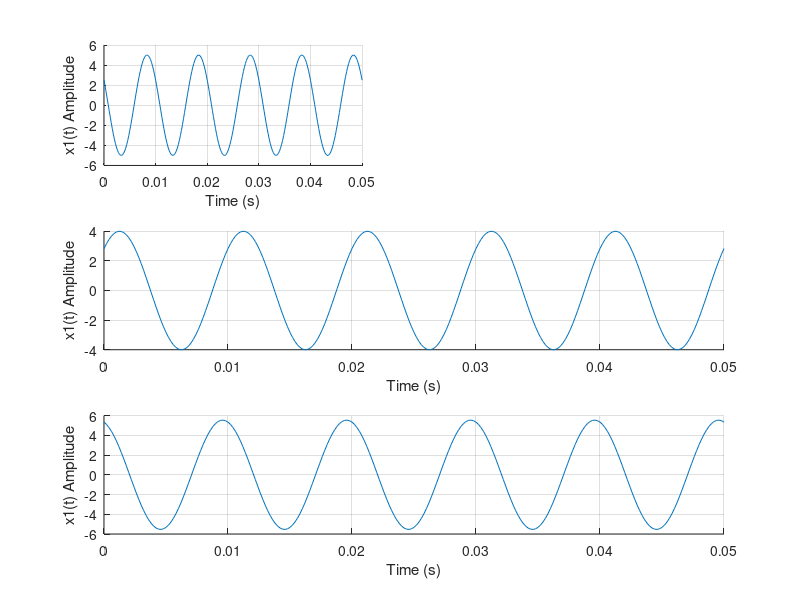
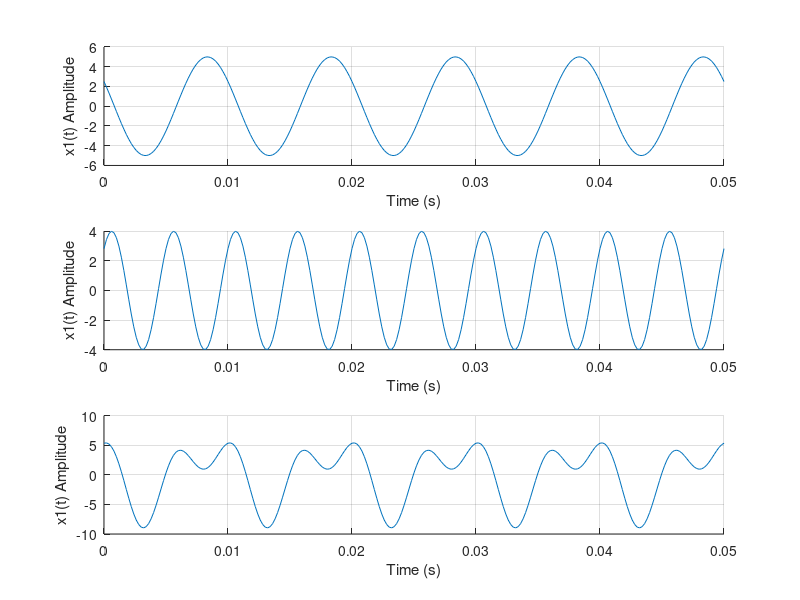

Source code (MATLAB) for these figures, in order:

%sinusoids of the same frequency

fs = 50*100;
Ts = 1/fs;
t = 0:Ts:5*(1/100);
x1 = 5*cos(2*pi*100*t+(pi/3));
x2 = 4*cos(2*pi*100*t-(pi/4));
x3 = x1 + x2;

%figures:
figure(1)
subplot(3,2,1)
h = plot(t, x1); box off; grid on;
xlabel("Time (s)");
ylabel("x1(t) Amplitude");

subplot(3,1,2)
h = plot(t, x2); box off; grid on;
xlabel("Time (s)");
ylabel("x1(t) Amplitude");

subplot(3,1,3)
h = plot(t, x3); box off; grid on;
xlabel("Time (s)");
ylabel("x1(t) Amplitude");

%sinusoids of the DIFFERENT frequency
fs = 50*100;
Ts = 1/fs;
t = 0:Ts:5*(1/100);
x1 = 5*cos(2*pi*100*t+(pi/3));
x2 = 4*cos(2*pi*200*t-(pi/4));
x3 = x1 + x2;

%figures:
figure(2)
subplot(3,1,1)
h = plot(t, x1); box off; grid on;
xlabel("Time (s)");
ylabel("x1(t) Amplitude");

subplot(3,1,2)
h = plot(t, x2); box off; grid on;
xlabel("Time (s)");
ylabel("x1(t) Amplitude");

subplot(3,1,3)
h = plot(t, x3); box off; grid on;
xlabel("Time (s)");
ylabel("x1(t) Amplitude");
